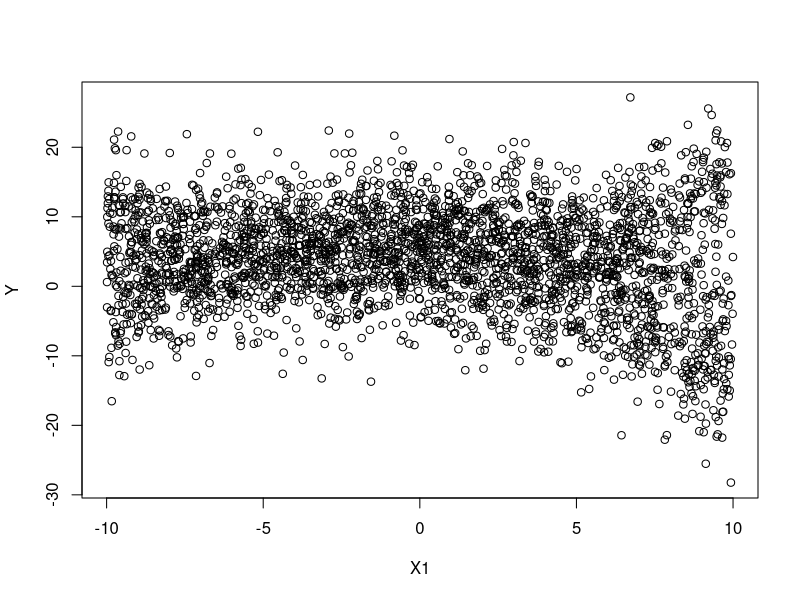

Reproduce this figure in R.
set.seed(151)

n <- 3000

X1 <- runif(n, -10, 10)
X2 <- sample(c('blue pill', 'red pill', 'mystery pill'), n, replace=TRUE)

blue <- ifelse(X2 == 'blue pill', 1, 0)
red <- ifelse(X2 == 'red pill', 1, 0)
green <- ifelse(X2 == 'green pill', 1, 0)
mystery <- ifelse(X2 == 'mystery pill', 1, 0)

beta0 <- 4
beta1 <- .2
beta2 <- .03
beta3 <- -.01

beta4 <- 1
beta5 <- -.5
beta6 <- .02
beta7 <- .02

beta8 <- 5
beta9 <- -.09
beta10 <- -.18
beta11 <- .009

beta12 <- -2
beta13 <- -.19
beta14 <- -.02
beta15 <- 0

beta16 <- -3
beta17 <- -.6
beta18 <- -.06
beta19 <- .0

sigma <- 5

Y <- 
     beta0 + beta1*X1 + beta2*X1^2 + beta3*X1^3 +
     beta4*blue + beta5*X1*blue + beta6*X1^2*blue + beta7*X1^3*blue +
     beta8*red + beta9*X1*red + beta10*X1^2*red + beta11*X1^3*red +
     # beta12*green + beta13*X1*green + beta14*X1^2*green + beta15*X1^3*green +
     beta16*mystery + beta17*X1*mystery + beta18*X1^2*mystery + beta19*X1^3*mystery +
  rnorm(n, 0, sigma)

myData <- data.frame(
            Y = Y
            ,
            X1 = X1
            ,
            X2 = X2
            ,
            X3 = rf(n, 3, 9)
            ,
            X4 = rf(n, 2, 5)
            ,
            X5 = sample(c(0,1), n, replace=TRUE)
            ,
            X6 = rf(n, 2, 5) + rt(n, 1)^2
            ,
            X7 = sample(c(0,1), n, replace=TRUE)
            ,
            X8 = runif(n, -20, 5)
            ,
            X9 = rpois(n, 3.2)
            ,
            X10 = rbinom(n, 30, .5)
          )

plot(Y ~ X1, data = myData)


# pairs(myData)

mylm <- lm(Y ~ X1 + X2 + X1:X2 + I(X1^2) + I(X1^3) + I(X1^2):X2 + I(X1^3):X2, data = myData)

summary(mylm)

b <- coef(mylm)

# curve(b[1] + b[2]*x + b[3]*x^2 + b[4]*x^3, add=TRUE, col=palette()[1], lwd=4)
